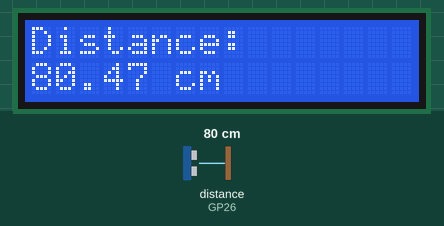
This program was run on a simulated Raspberry Pi Pico running MicroPython. Parts: 16×2 character LCD. The inputs (shaded band) are chosen by the test bench; at power-on: distance to the obstacle (sensor on GP26) 80 cm. The echo pulse lasts 58.3 µs per cm; library files of the repository ran but are not shown: lcd_api.py, i2c_lcd.py.

Above: at 1.2 s.
1.3 s: distance to the obstacle (sensor on GP26) set to 2 cm
At 2.0 s:
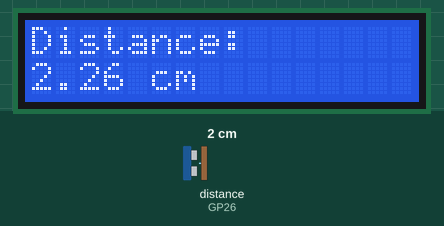
4.4 s: distance to the obstacle (sensor on GP26) set to 4 cm
At 5.2 s:
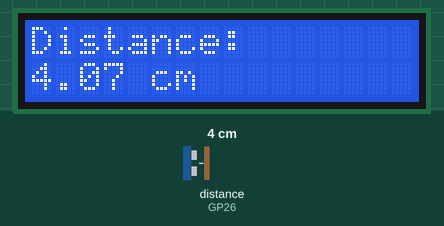
6.3 s: distance to the obstacle (sensor on GP26) set to 9 cm
At 6.8 s:
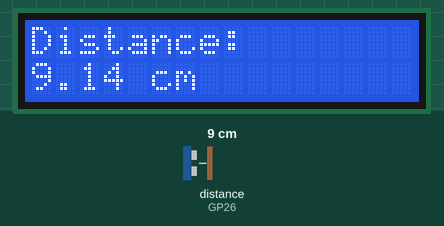
Timing chart, 0 to 9.3 s (numbered marks = the images above; inputs shaded):
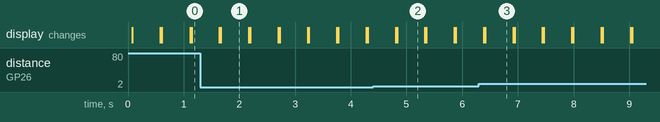

Measured:
- after the input at 1.3 s, the display: first differs from a run without the input after 0.37 s (image 1)
- after the input at 4.4 s, the display: first differs from a run without the input after 0.43 s (image 2)
- after the input at 6.3 s, the display: first differs from a run without the input after 0.11 s (image 3)
- what the display in image 1 shows lasts 0.5 s, from 1.7 s to 2.2 s

The program:

distance_meter.py
```python
import machine
from machine import I2C
from lcd_api import LcdApi
from i2c_lcd import I2cLcd
from time import sleep
import utime

I2C_ADDR = 0x27
totalRows = 2
totalColumns = 16

i2c = I2C(0, sda=machine.Pin(0), scl=machine.Pin(1), freq=400000)
lcd = I2cLcd(i2c, I2C_ADDR, totalRows, totalColumns)


# Define GPIO pins
trig_pin = machine.Pin(27, machine.Pin.OUT)  # Trig pin
echo_pin = machine.Pin(26, machine.Pin.IN)   # Echo pin

def get_distance():
    # Trigger pulse
    trig_pin.value(1)
    utime.sleep_us(10)
    trig_pin.value(0)

    # Wait for the echo pulse
    while echo_pin.value() == 0:
        pulse_start = utime.ticks_us()

    while echo_pin.value() == 1:
        pulse_end = utime.ticks_us()

    # Calculate distance in centimeters
    pulse_duration = utime.ticks_diff(pulse_end, pulse_start)
    distance_cm = pulse_duration / 58.0

    return distance_cm

try:
    while True:
        # Get distance
        distance = get_distance()

        # Print distance on LCD
        lcd.clear()
        lcd.putstr("Distance:")
        lcd.move_to(0, 1)
        lcd.putstr("{:.2f} cm".format(distance))

        sleep(0.5)

except KeyboardInterrupt:
    pass
```
